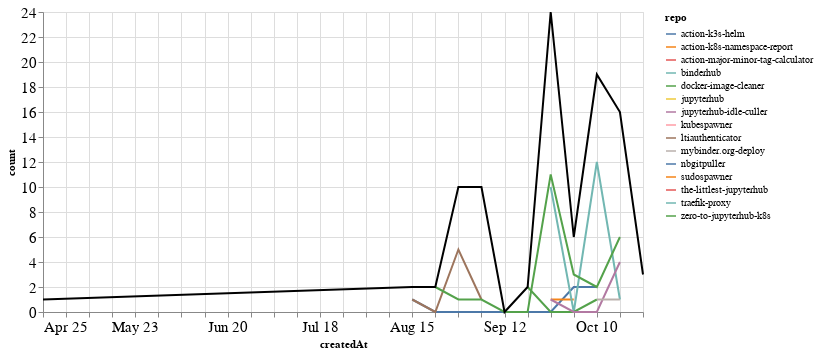

Notebook source saved alongside this figure:
### Markdown cell above
### PRs

### Code cell
prs_time = prs.groupby('repo').resample('W', on='createdAt').count()['author'].reset_index()
prs_time = prs_time.rename(columns={'author': 'count'})
prs_time_total = prs_time.groupby('createdAt').agg({"count": "sum"}).reset_index()

ch1 = alt.Chart(prs_time, width=600).mark_line().encode(
    x='createdAt',
    y='count',
    color='repo',
    tooltip="repo"
)

ch2 = alt.Chart(prs_time_total, width=600).mark_line(color="black").encode(
    x='createdAt',
    y='count',
)

ch1 + ch2

### Figure 1 — Vega-Lite specification as saved in the notebook (floating-point values rounded to 4 significant figures)
{"config": {"axisLeft": {"labelFontSize": 15}, "axisBottom": {"labelFontSize": 15}}, "layer": [{"data": {"name": "data-a2fd4c0108005d99b5060dd7f933679e"}, "mark": "line", "encoding": {"color": {"type": "nominal", "field": "repo"}, "tooltip": {"type": "nominal", "field": "repo"}, "x": {"type": "temporal", "field": "createdAt"}, "y": {"type": "quantitative", "field": "count"}}, "width": 600}, {"data": {"name": "data-5209b55b4f1d920699e8321cbb07b642"}, "mark": {"type": "line", "color": "black"}, "encoding": {"x": {"type": "temporal", "field": "createdAt"}, "y": {"type": "quantitative", "field": "count"}}, "width": 600}], "$schema": "https://vega.github.io/schema/vega-lite/v4.8.1.json", "datasets": {"data-a2fd4c0108005d99b5060dd7f933679e": [{"repo": "action-k3s-helm", "createdAt": "2021-08-15T00:00:00", "count": 1}, {"repo": "action-k3s-helm", "createdAt": "2021-08-22T00:00:00", "count": 0}, {"repo": "action-k3s-helm", "createdAt": "2021-08-29T00:00:00", "count": 0}, {"repo": "action-k3s-helm", "createdAt": "2021-09-05T00:00:00", "count": 0}, {"repo": "action-k3s-helm", "createdAt": "2021-09-12T00:00:00", "count": 0}, {"repo": "action-k3s-helm", "createdAt": "2021-09-19T00:00:00", "count": 0}, {"repo": "action-k3s-helm", "createdAt": "2021-09-26T00:00:00", "count": 0}, {"repo": "action-k3s-helm", "createdAt": "2021-10-03T00:00:00", "count": 2}, {"repo": "action-k3s-helm", "createdAt": "2021-10-10T00:00:00", "count": 2}, {"repo": "action-k8s-namespace-report", "createdAt": "2021-09-26T00:00:00", "count": 1}, {"repo": "action-k8s-namespace-report", "createdAt": "2021-10-03T00:00:00", "count": 1}, {"repo": "action-major-minor-tag-calculator", "createdAt": "2021-09-26T00:00:00", "count": 1}, {"repo": "binderhub", "createdAt": "2021-09-26T00:00:00", "count": 10}, {"repo": "binderhub", "createdAt": "2021-10-03T00:00:00", "count": 0}, {"repo": "binderhub", "createdAt": "2021-10-10T00:00:00", "count": 12}, {"repo": "binderhub", "createdAt": "2021-10-17T00:00:00", "count": 1}, {"repo": "docker-image-cleaner", "createdAt": "2021-09-19T00:00:00", "count": 2}, {"repo": "docker-image-cleaner", "createdAt": "2021-09-26T00:00:00", "count": 0}, {"repo": "docker-image-cleaner", "createdAt": "2021-10-03T00:00:00", "count": 0}, {"repo": "docker-image-cleaner", "createdAt": "2021-10-10T00:00:00", "count": 1}, {"repo": "jupyterhub", "createdAt": "2021-08-29T00:00:00", "count": 4}, {"repo": "jupyterhub-idle-culler", "createdAt": "2021-09-26T00:00:00", "count": 1}, {"repo": "jupyterhub-idle-culler", "createdAt": "2021-10-03T00:00:00", "count": 0}, {"repo": "jupyterhub-idle-culler", "createdAt": "2021-10-10T00:00:00", "count": 0}, {"repo": "jupyterhub-idle-culler", "createdAt": "2021-10-17T00:00:00", "count": 4}, {"repo": "kubespawner", "createdAt": "2021-10-10T00:00:00", "count": 1}, {"repo": "ltiauthenticator", "createdAt": "2021-08-15T00:00:00", "count": 1}, {"repo": "ltiauthenticator", "createdAt": "2021-08-22T00:00:00", "count": 0}, {"repo": "ltiauthenticator", "createdAt": "2021-08-29T00:00:00", "count": 5}, {"repo": "ltiauthenticator", "createdAt": "2021-09-05T00:00:00", "count": 1}, {"repo": "mybinder.org-deploy", "createdAt": "2021-10-10T00:00:00", "count": 1}, {"repo": "mybinder.org-deploy", "createdAt": "2021-10-17T00:00:00", "count": 1}, {"repo": "nbgitpuller", "createdAt": "2021-09-05T00:00:00", "count": 8}, {"repo": "sudospawner", "createdAt": "2021-04-25T00:00:00", "count": 1}, {"repo": "the-littlest-jupyterhub", "createdAt": "2021-10-17T00:00:00", "count": 4}, {"repo": "traefik-proxy", "createdAt": "2021-10-24T00:00:00", "count": 3}, {"repo": "zero-to-jupyterhub-k8s", "createdAt": "2021-08-22T00:00:00", "count": 2}, {"repo": "zero-to-jupyterhub-k8s", "createdAt": "2021-08-29T00:00:00", "count": 1}, {"repo": "zero-to-jupyterhub-k8s", "createdAt": "2021-09-05T00:00:00", "count": 1}, {"repo": "zero-to-jupyterhub-k8s", "createdAt": "2021-09-12T00:00:00", "count": 0}, {"repo": "zero-to-jupyterhub-k8s", "createdAt": "2021-09-19T00:00:00", "count": 0}, {"repo": "zero-to-jupyterhub-k8s", "createdAt": "2021-09-26T00:00:00", "count": 11}, {"repo": "zero-to-jupyterhub-k8s", "createdAt": "2021-10-03T00:00:00", "count": 3}, {"repo": "zero-to-jupyterhub-k8s", "createdAt": "2021-10-10T00:00:00", "count": 2}, {"repo": "zero-to-jupyterhub-k8s", "createdAt": "2021-10-17T00:00:00", "count": 6}], "data-5209b55b4f1d920699e8321cbb07b642": [{"createdAt": "2021-04-25T00:00:00", "count": 1}, {"createdAt": "2021-08-15T00:00:00", "count": 2}, {"createdAt": "2021-08-22T00:00:00", "count": 2}, {"createdAt": "2021-08-29T00:00:00", "count": 10}, {"createdAt": "2021-09-05T00:00:00", "count": 10}, {"createdAt": "2021-09-12T00:00:00", "count": 0}, {"createdAt": "2021-09-19T00:00:00", "count": 2}, {"createdAt": "2021-09-26T00:00:00", "count": 24}, {"createdAt": "2021-10-03T00:00:00", "count": 6}, {"createdAt": "2021-10-10T00:00:00", "count": 19}, {"createdAt": "2021-10-17T00:00:00", "count": 16}, {"createdAt": "2021-10-24T00:00:00", "count": 3}]}}
